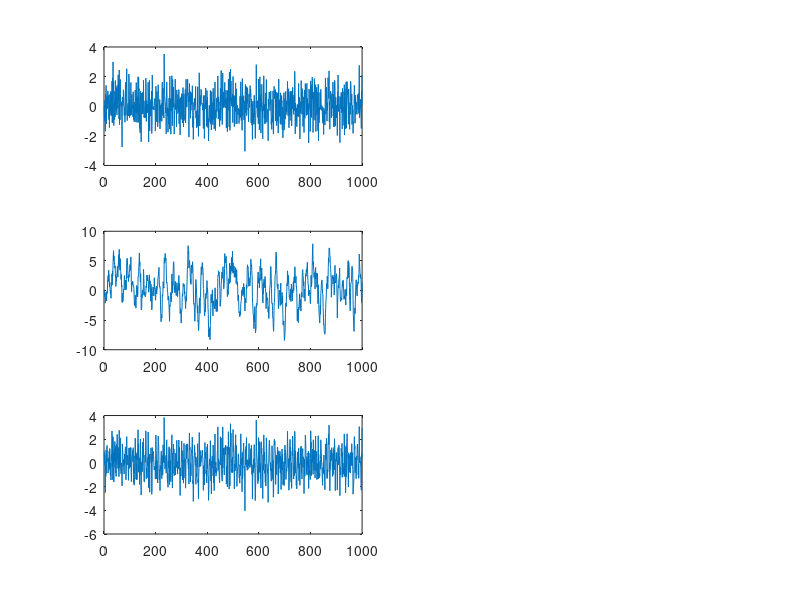

Source code (MATLAB): (Note: this script raises an error after producing the figure.)
clc; clear all;

%generating input signals

fs = 100;   %sampling frequency
dt = 1/fs;  %sampling period
stoptime = 10;
t = (0:dt:stoptime-dt);
fc = 10; %hertz

sine = cos(2*pi*fc*t);
wgn = randn(1,1000);
filtered_wgn = filter([1,1,1,1,1,1,1,1,1], 1, wgn);
noisy_sine = sine + wgn;

figure
subplot(3,2,1)
plot(wgn)

subplot(3,2,3)
plot(filtered_wgn)

subplot(3,2,5)
plot(noisy_sine)

[wgn_biased_r, wgn_biased_lag, wgn_biased_Pxx, wgn_biased_fs] = corr_est(wgn,'biased');
[wgn_unbiased_r, wgn_unbiased_lag, wgn_unbiased_Pxx, wgn_unbiased_fs] = corr_est(wgn,'unbiased');

subplot(3,2,2)

plot(wgn_unbiased_fs, wgn_unbiased_Pxx)
hold on
plot(wgn_biased_fs, wgn_biased_Pxx)
